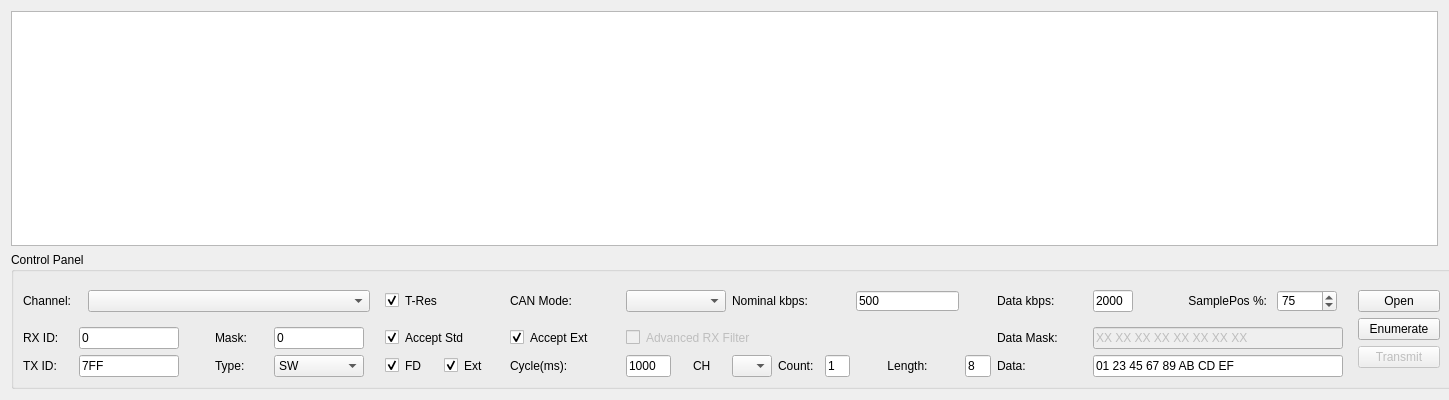
<?xml version="1.0" encoding="UTF-8"?>
<ui version="4.0">
 <class>Widget</class>
 <widget class="QWidget" name="Widget">
  <property name="geometry">
   <rect>
    <x>0</x>
    <y>0</y>
    <width>1449</width>
    <height>400</height>
   </rect>
  </property>
  <property name="minimumSize">
   <size>
    <width>1400</width>
    <height>0</height>
   </size>
  </property>
  <property name="maximumSize">
   <size>
    <width>16777215</width>
    <height>400</height>
   </size>
  </property>
  <property name="windowTitle">
   <string>BUSMUST CAN Analyzer</string>
  </property>
  <layout class="QGridLayout" name="gridLayout">
   <item row="0" column="0">
    <widget class="QTableView" name="msgTableView">
     <property name="minimumSize">
      <size>
       <width>955</width>
       <height>0</height>
      </size>
     </property>
     <property name="maximumSize">
      <size>
       <width>16777215</width>
       <height>300</height>
      </size>
     </property>
     <property name="selectionMode">
      <enum>QAbstractItemView::SingleSelection</enum>
     </property>
     <property name="selectionBehavior">
      <enum>QAbstractItemView::SelectRows</enum>
     </property>
    </widget>
   </item>
   <item row="1" column="0">
    <widget class="QGroupBox" name="groupBox">
     <property name="minimumSize">
      <size>
       <width>1450</width>
       <height>114</height>
      </size>
     </property>
     <property name="maximumSize">
      <size>
       <width>16777215</width>
       <height>16777215</height>
      </size>
     </property>
     <property name="styleSheet">
      <string notr="true">border-color: rgb(0, 0, 0);</string>
     </property>
     <property name="title">
      <string>Control Panel</string>
     </property>
     <layout class="QGridLayout" name="gridLayout_2">
      <item row="2" column="11">
       <widget class="QLineEdit" name="txCountEdit">
        <property name="maximumSize">
         <size>
          <width>25</width>
          <height>16777215</height>
         </size>
        </property>
        <property name="text">
         <string>1</string>
        </property>
       </widget>
      </item>
      <item row="2" column="3">
       <widget class="QComboBox" name="txTypeCombo">
        <property name="enabled">
         <bool>true</bool>
        </property>
        <property name="minimumSize">
         <size>
          <width>90</width>
          <height>0</height>
         </size>
        </property>
        <property name="maximumSize">
         <size>
          <width>90</width>
          <height>16777215</height>
         </size>
        </property>
        <item>
         <property name="text">
          <string>SW</string>
         </property>
        </item>
       </widget>
      </item>
      <item row="0" column="1" colspan="3">
       <widget class="QWidget" name="widget" native="true">
        <property name="minimumSize">
         <size>
          <width>300</width>
          <height>0</height>
         </size>
        </property>
        <property name="maximumSize">
         <size>
          <width>300</width>
          <height>16777215</height>
         </size>
        </property>
        <layout class="QVBoxLayout" name="verticalLayout_2">
         <item>
          <widget class="MyComboBox" name="channelCombo">
           <property name="minimumSize">
            <size>
             <width>280</width>
             <height>0</height>
            </size>
           </property>
           <property name="maximumSize">
            <size>
             <width>16777215</width>
             <height>16777215</height>
            </size>
           </property>
          </widget>
         </item>
        </layout>
       </widget>
      </item>
      <item row="1" column="2">
       <widget class="QLabel" name="label_13">
        <property name="minimumSize">
         <size>
          <width>38</width>
          <height>0</height>
         </size>
        </property>
        <property name="maximumSize">
         <size>
          <width>38</width>
          <height>16777215</height>
         </size>
        </property>
        <property name="text">
         <string>Mask:</string>
        </property>
       </widget>
      </item>
      <item row="2" column="2">
       <widget class="QLabel" name="label_12">
        <property name="text">
         <string>Type:</string>
        </property>
       </widget>
      </item>
      <item row="0" column="17">
       <widget class="QLabel" name="label_7">
        <property name="minimumSize">
         <size>
          <width>120</width>
          <height>0</height>
         </size>
        </property>
        <property name="maximumSize">
         <size>
          <width>120</width>
          <height>16777215</height>
         </size>
        </property>
        <property name="text">
         <string>&lt;html&gt;&lt;head/&gt;&lt;body&gt;&lt;p align=&quot;right&quot;&gt;SamplePos %:&lt;/p&gt;&lt;/body&gt;&lt;/html&gt;</string>
        </property>
       </widget>
      </item>
      <item row="2" column="10">
       <widget class="QLabel" name="label_11">
        <property name="maximumSize">
         <size>
          <width>50</width>
          <height>16777215</height>
         </size>
        </property>
        <property name="text">
         <string>Count:</string>
        </property>
       </widget>
      </item>
      <item row="2" column="6">
       <widget class="QLabel" name="label_9">
        <property name="text">
         <string>Cycle(ms):</string>
        </property>
       </widget>
      </item>
      <item row="0" column="16">
       <widget class="QLineEdit" name="dataBitrateEdit">
        <property name="minimumSize">
         <size>
          <width>40</width>
          <height>0</height>
         </size>
        </property>
        <property name="maximumSize">
         <size>
          <width>40</width>
          <height>16777215</height>
         </size>
        </property>
        <property name="text">
         <string>2000</string>
        </property>
       </widget>
      </item>
      <item row="1" column="15">
       <widget class="QLabel" name="label_14">
        <property name="text">
         <string>Data Mask:</string>
        </property>
       </widget>
      </item>
      <item row="1" column="0">
       <widget class="QLabel" name="label_3">
        <property name="minimumSize">
         <size>
          <width>50</width>
          <height>0</height>
         </size>
        </property>
        <property name="maximumSize">
         <size>
          <width>50</width>
          <height>16777215</height>
         </size>
        </property>
        <property name="text">
         <string>RX ID:</string>
        </property>
       </widget>
      </item>
      <item row="0" column="15">
       <widget class="QLabel" name="label_6">
        <property name="minimumSize">
         <size>
          <width>90</width>
          <height>0</height>
         </size>
        </property>
        <property name="maximumSize">
         <size>
          <width>90</width>
          <height>16777215</height>
         </size>
        </property>
        <property name="text">
         <string>Data kbps:</string>
        </property>
       </widget>
      </item>
      <item row="1" column="4" colspan="2">
       <widget class="QCheckBox" name="rxStandardCheck">
        <property name="enabled">
         <bool>true</bool>
        </property>
        <property name="text">
         <string>Accept Std</string>
        </property>
        <property name="checked">
         <bool>true</bool>
        </property>
       </widget>
      </item>
      <item row="2" column="12">
       <widget class="QLabel" name="label_8">
        <property name="maximumSize">
         <size>
          <width>16777215</width>
          <height>16777215</height>
         </size>
        </property>
        <property name="text">
         <string>&lt;html&gt;&lt;head/&gt;&lt;body&gt;&lt;p align=&quot;center&quot;&gt;Length:&lt;/p&gt;&lt;/body&gt;&lt;/html&gt;</string>
        </property>
       </widget>
      </item>
      <item row="2" column="1">
       <widget class="QLineEdit" name="txIdEdit">
        <property name="minimumSize">
         <size>
          <width>100</width>
          <height>0</height>
         </size>
        </property>
        <property name="maximumSize">
         <size>
          <width>100</width>
          <height>16777215</height>
         </size>
        </property>
        <property name="text">
         <string>7FF</string>
        </property>
        <property name="maxLength">
         <number>8</number>
        </property>
       </widget>
      </item>
      <item row="0" column="4">
       <widget class="QCheckBox" name="tresCheck">
        <property name="text">
         <string>T-Res</string>
        </property>
        <property name="checked">
         <bool>true</bool>
        </property>
       </widget>
      </item>
      <item row="2" column="4">
       <widget class="QCheckBox" name="txFdCheck">
        <property name="maximumSize">
         <size>
          <width>60</width>
          <height>16777215</height>
         </size>
        </property>
        <property name="text">
         <string>FD</string>
        </property>
        <property name="checked">
         <bool>true</bool>
        </property>
       </widget>
      </item>
      <item row="2" column="0">
       <widget class="QLabel" name="label_5">
        <property name="text">
         <string>TX ID:</string>
        </property>
       </widget>
      </item>
      <item row="2" column="9">
       <widget class="QComboBox" name="sendcomboBox">
        <property name="maximumSize">
         <size>
          <width>40</width>
          <height>16777215</height>
         </size>
        </property>
       </widget>
      </item>
      <item row="1" column="6">
       <widget class="QCheckBox" name="rxExtendedCheck">
        <property name="enabled">
         <bool>true</bool>
        </property>
        <property name="minimumSize">
         <size>
          <width>110</width>
          <height>0</height>
         </size>
        </property>
        <property name="maximumSize">
         <size>
          <width>110</width>
          <height>16777215</height>
         </size>
        </property>
        <property name="text">
         <string>Accept Ext</string>
        </property>
        <property name="checked">
         <bool>true</bool>
        </property>
       </widget>
      </item>
      <item row="1" column="1">
       <widget class="QLineEdit" name="rxIdEdit">
        <property name="maximumSize">
         <size>
          <width>100</width>
          <height>16777215</height>
         </size>
        </property>
        <property name="text">
         <string>0</string>
        </property>
        <property name="maxLength">
         <number>8</number>
        </property>
       </widget>
      </item>
      <item row="1" column="16" colspan="3">
       <widget class="QLineEdit" name="rxDataMaskEdit">
        <property name="enabled">
         <bool>false</bool>
        </property>
        <property name="minimumSize">
         <size>
          <width>250</width>
          <height>0</height>
         </size>
        </property>
        <property name="maximumSize">
         <size>
          <width>200</width>
          <height>16777215</height>
         </size>
        </property>
        <property name="text">
         <string>XX XX XX XX XX XX XX XX</string>
        </property>
        <property name="readOnly">
         <bool>false</bool>
        </property>
        <property name="placeholderText">
         <string>Accepted payload pattern in HEX format</string>
        </property>
       </widget>
      </item>
      <item row="2" column="14">
       <widget class="QLineEdit" name="txLengthEdit">
        <property name="maximumSize">
         <size>
          <width>30</width>
          <height>16777215</height>
         </size>
        </property>
        <property name="text">
         <string>8</string>
        </property>
        <property name="maxLength">
         <number>2</number>
        </property>
       </widget>
      </item>
      <item row="0" column="6">
       <widget class="QLabel" name="label_4">
        <property name="text">
         <string>CAN Mode:</string>
        </property>
       </widget>
      </item>
      <item row="2" column="5">
       <widget class="QCheckBox" name="txExtendedCheck">
        <property name="minimumSize">
         <size>
          <width>60</width>
          <height>0</height>
         </size>
        </property>
        <property name="maximumSize">
         <size>
          <width>60</width>
          <height>16777215</height>
         </size>
        </property>
        <property name="text">
         <string>Ext</string>
        </property>
        <property name="checked">
         <bool>true</bool>
        </property>
       </widget>
      </item>
      <item row="2" column="7">
       <widget class="QLineEdit" name="txCycleEdit">
        <property name="minimumSize">
         <size>
          <width>45</width>
          <height>0</height>
         </size>
        </property>
        <property name="maximumSize">
         <size>
          <width>45</width>
          <height>16777215</height>
         </size>
        </property>
        <property name="text">
         <string>1000</string>
        </property>
        <property name="placeholderText">
         <string/>
        </property>
       </widget>
      </item>
      <item row="2" column="15">
       <widget class="QLabel" name="label_10">
        <property name="text">
         <string>Data:</string>
        </property>
       </widget>
      </item>
      <item row="0" column="19" rowspan="3">
       <widget class="QWidget" name="widget" native="true">
        <property name="minimumSize">
         <size>
          <width>100</width>
          <height>0</height>
         </size>
        </property>
        <property name="maximumSize">
         <size>
          <width>120</width>
          <height>16777215</height>
         </size>
        </property>
        <layout class="QVBoxLayout" name="verticalLayout">
         <item>
          <widget class="QPushButton" name="openButton">
           <property name="minimumSize">
            <size>
             <width>0</width>
             <height>0</height>
            </size>
           </property>
           <property name="maximumSize">
            <size>
             <width>100</width>
             <height>16777215</height>
            </size>
           </property>
           <property name="text">
            <string>Open</string>
           </property>
           <property name="checkable">
            <bool>true</bool>
           </property>
          </widget>
         </item>
         <item>
          <widget class="QPushButton" name="enumerateButton">
           <property name="minimumSize">
            <size>
             <width>0</width>
             <height>0</height>
            </size>
           </property>
           <property name="maximumSize">
            <size>
             <width>100</width>
             <height>16777215</height>
            </size>
           </property>
           <property name="text">
            <string>Enumerate</string>
           </property>
          </widget>
         </item>
         <item>
          <widget class="QPushButton" name="txButton">
           <property name="enabled">
            <bool>false</bool>
           </property>
           <property name="minimumSize">
            <size>
             <width>80</width>
             <height>0</height>
            </size>
           </property>
           <property name="maximumSize">
            <size>
             <width>100</width>
             <height>16777215</height>
            </size>
           </property>
           <property name="text">
            <string>Transmit</string>
           </property>
           <property name="checkable">
            <bool>true</bool>
           </property>
          </widget>
         </item>
        </layout>
       </widget>
      </item>
      <item row="0" column="9" colspan="3">
       <widget class="QLabel" name="label_2">
        <property name="minimumSize">
         <size>
          <width>100</width>
          <height>0</height>
         </size>
        </property>
        <property name="maximumSize">
         <size>
          <width>120</width>
          <height>16777215</height>
         </size>
        </property>
        <property name="text">
         <string>&lt;html&gt;&lt;head/&gt;&lt;body&gt;&lt;p&gt;Nominal kbps:&lt;/p&gt;&lt;/body&gt;&lt;/html&gt;</string>
        </property>
       </widget>
      </item>
      <item row="1" column="7" colspan="5">
       <widget class="QCheckBox" name="rxAdvancedFilterCheck">
        <property name="enabled">
         <bool>false</bool>
        </property>
        <property name="minimumSize">
         <size>
          <width>200</width>
          <height>0</height>
         </size>
        </property>
        <property name="maximumSize">
         <size>
          <width>200</width>
          <height>16777215</height>
         </size>
        </property>
        <property name="text">
         <string>Advanced RX Filter</string>
        </property>
        <property name="checked">
         <bool>false</bool>
        </property>
       </widget>
      </item>
      <item row="0" column="7" colspan="2">
       <widget class="QComboBox" name="modeCombo">
        <property name="minimumSize">
         <size>
          <width>100</width>
          <height>0</height>
         </size>
        </property>
        <property name="maximumSize">
         <size>
          <width>100</width>
          <height>16777215</height>
         </size>
        </property>
        <property name="maxVisibleItems">
         <number>4</number>
        </property>
       </widget>
      </item>
      <item row="1" column="3">
       <widget class="QLineEdit" name="rxMaskEdit">
        <property name="minimumSize">
         <size>
          <width>90</width>
          <height>0</height>
         </size>
        </property>
        <property name="maximumSize">
         <size>
          <width>90</width>
          <height>16777215</height>
         </size>
        </property>
        <property name="text">
         <string>0</string>
        </property>
        <property name="maxLength">
         <number>8</number>
        </property>
       </widget>
      </item>
      <item row="0" column="0">
       <widget class="QLabel" name="label">
        <property name="frameShape">
         <enum>QFrame::NoFrame</enum>
        </property>
        <property name="text">
         <string>Channel:</string>
        </property>
        <property name="openExternalLinks">
         <bool>false</bool>
        </property>
       </widget>
      </item>
      <item row="0" column="12">
       <widget class="QLineEdit" name="nominalBitrateEdit">
        <property name="minimumSize">
         <size>
          <width>0</width>
          <height>0</height>
         </size>
        </property>
        <property name="maximumSize">
         <size>
          <width>16777215</width>
          <height>20</height>
         </size>
        </property>
        <property name="text">
         <string>500</string>
        </property>
       </widget>
      </item>
      <item row="0" column="18">
       <widget class="QSpinBox" name="samplePosSpin">
        <property name="minimumSize">
         <size>
          <width>60</width>
          <height>0</height>
         </size>
        </property>
        <property name="maximumSize">
         <size>
          <width>60</width>
          <height>16777215</height>
         </size>
        </property>
        <property name="minimum">
         <number>50</number>
        </property>
        <property name="maximum">
         <number>90</number>
        </property>
        <property name="singleStep">
         <number>5</number>
        </property>
        <property name="value">
         <number>75</number>
        </property>
       </widget>
      </item>
      <item row="2" column="16" colspan="3">
       <widget class="QLineEdit" name="txDataEdit">
        <property name="minimumSize">
         <size>
          <width>250</width>
          <height>0</height>
         </size>
        </property>
        <property name="maximumSize">
         <size>
          <width>200</width>
          <height>16777215</height>
         </size>
        </property>
        <property name="text">
         <string>01 23 45 67 89 AB CD EF</string>
        </property>
       </widget>
      </item>
      <item row="2" column="8">
       <widget class="QLabel" name="label_15">
        <property name="minimumSize">
         <size>
          <width>25</width>
          <height>0</height>
         </size>
        </property>
        <property name="maximumSize">
         <size>
          <width>25</width>
          <height>16777215</height>
         </size>
        </property>
        <property name="text">
         <string>&lt;html&gt;&lt;head/&gt;&lt;body&gt;&lt;p&gt;CH&lt;/p&gt;&lt;/body&gt;&lt;/html&gt;</string>
        </property>
       </widget>
      </item>
     </layout>
    </widget>
   </item>
  </layout>
 </widget>
 <customwidgets>
  <customwidget>
   <class>MyComboBox</class>
   <extends>QComboBox</extends>
   <header location="global">mycombobox.h</header>
  </customwidget>
 </customwidgets>
 <resources/>
 <connections/>
</ui>
